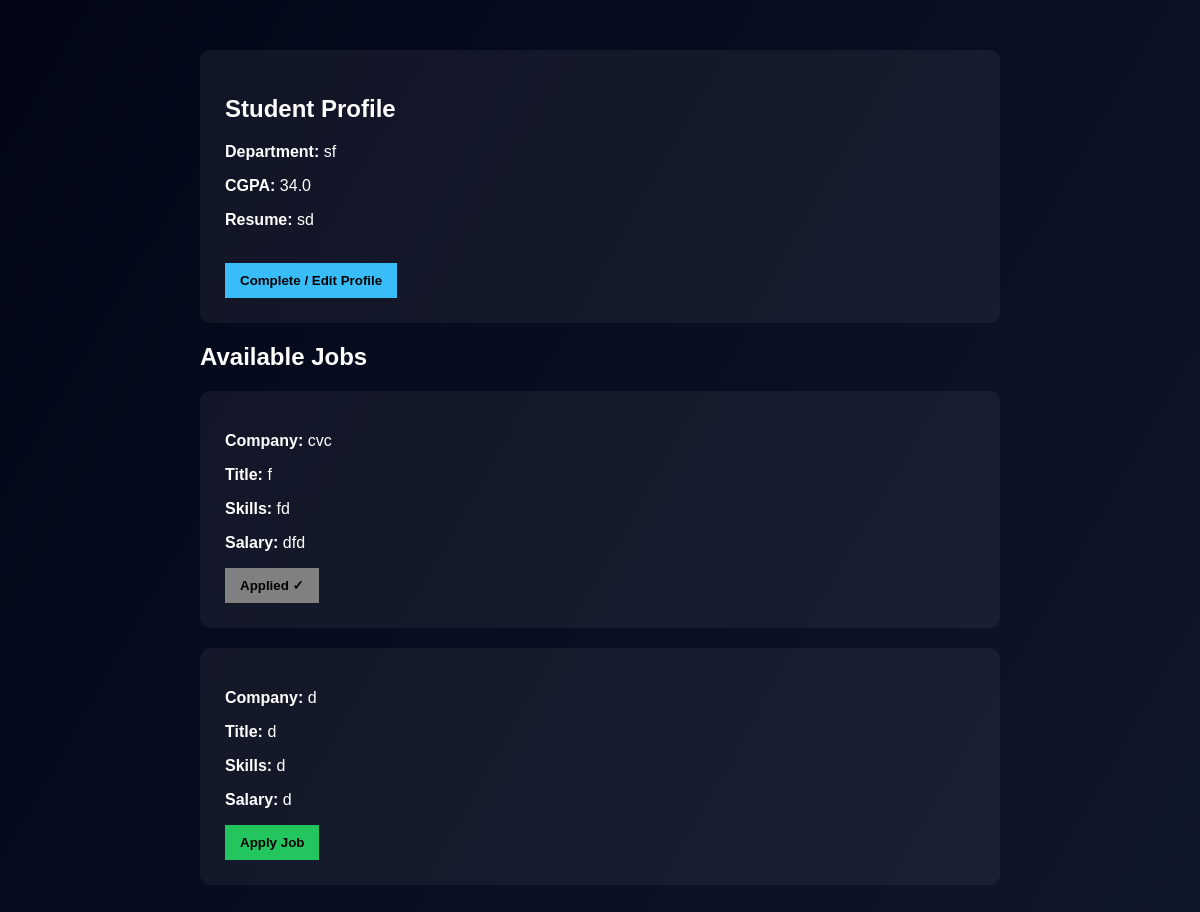
The app's page /student_dashboard (signed in) with its own data.
### app.py (models this page shows)
class StudentProfile(db.Model):
    __tablename__ = "student_profiles"
    id = db.Column(db.Integer, primary_key=True)
    user_id = db.Column(
        db.Integer,
        db.ForeignKey("users.id"),
        nullable=False,
        unique=True
    )
    department = db.Column(db.String(100))
    cgpa = db.Column(db.Float)
    resume = db.Column(db.String(200))
    user = db.relationship("User", back_populates="student_profile")
    applications = db.relationship(
        "Application",
        back_populates="student",
        cascade="all, delete"
    )

class Job(db.Model):
    __tablename__ = "jobs"
    id = db.Column(db.Integer, primary_key=True)
    company_id = db.Column(
        db.Integer,
        db.ForeignKey("company_profiles.id"),
        nullable=False
    )
    title = db.Column(db.String(150))
    skills = db.Column(db.String(200))
    salary = db.Column(db.String(50))
    is_approved = db.Column(db.Boolean, default=False)
    is_closed = db.Column(db.Boolean, default=False)
    company = db.relationship("CompanyProfile", back_populates="jobs")
    applications = db.relationship(
        "Application",
        back_populates="job",
        cascade="all, delete"
    )

class CompanyProfile(db.Model):
    __tablename__ = "company_profiles"
    id = db.Column(db.Integer, primary_key=True)
    user_id = db.Column(
        db.Integer,
        db.ForeignKey("users.id"),
        nullable=False,
        unique=True
    )
    company_name = db.Column(db.String(150))
    industry = db.Column(db.String(100))
    website = db.Column(db.String(150))
    description = db.Column(db.Text)
    location = db.Column(db.String(100))
    company_size = db.Column(db.String(50))
    user = db.relationship("User", back_populates="company_profile")
    jobs = db.relationship(
        "Job",
        back_populates="company",
        cascade="all, delete"
    )

### app.py (the view)
@app.route("/student_dashboard")
def student_dashboard():
    if "user_id" not in session:
        return redirect("/login")
    user_id = session["user_id"]
    student = StudentProfile.query.filter_by(user_id=user_id).first()
    jobs = Job.query.filter_by(is_approved=True, is_closed=False).all()
    applied_job_ids = []
    if student:
        applied_job_ids = [
            app.job_id for app in student.applications
        ]
    return render_template(
        "student_dashboard.html",
        student=student,
        jobs=jobs,
        applied_job_ids=applied_job_ids
    )

### templates/student_dashboard.html (shortened to what this page needs)
<!DOCTYPE html>
<html>
<head>
</head>
<body>
    <div class="container">
        <div class="card">
            <h2>Student Profile</h2>
            {% if student %}
            <p><b>Department:</b> {{ student.department }}</p>
            <p><b>CGPA:</b> {{ student.cgpa }}</p>
            <p><b>Resume:</b> {{ student.resume }}</p>
            {% else %}
            <p class="incomplete">⚠ Profile Incomplete</p>
            {% endif %}
            <br>
            <a href="/complete-student-profile">
                <button class="btn">Complete / Edit Profile</button>
            </a>
        </div>
        <h2>Available Jobs</h2>
{% for job in jobs %}
<div class="card">
    <p><b>Company:</b> {{ job.company.company_name }}</p>
    <p><b>Title:</b> {{ job.title }}</p>
    <p><b>Skills:</b> {{ job.skills }}</p>
    <p><b>Salary:</b> {{ job.salary }}</p>
    {% if job.id in applied_job_ids %}
        <button class="btn" style="background: gray; cursor: not-allowed;">
            Applied ✓
        </button>
    {% else %}
        <a href="/apply-job/{{ job.id }}">
            <button class="btn apply">Apply Job</button>
        </a>
    {% endif %}
</div>
{% endfor %}
    </div>
</body>
</html>

### templates/student_dashboard.html (style rules this page uses)
body { font-family: Arial; background: linear-gradient(120deg, #020617, #0f172a); color: white; }
.container { width: 800px; margin: 50px auto; }
.card { background: rgba(255, 255, 255, 0.05); padding: 25px; border-radius: 10px; margin-bottom: 20px; }
.btn { padding: 10px 15px; background: #38bdf8; border: none; color: black; font-weight: bold; cursor: pointer; }
.apply { background: #22c55e; color: black; }

### records on screen
StudentProfile: department "sf", cgpa "34.0", resume "sd"
Job: company.company_name "cvc", title "f", skills "fd", salary "dfd", shows "Applied ✓"
Job: company.company_name "d", title "d", skills "d", salary "d"
